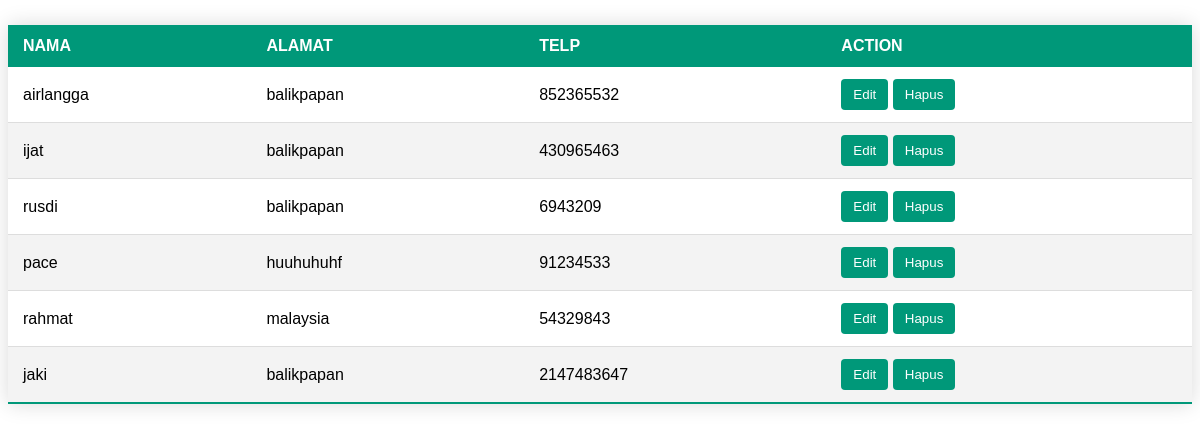
/penerbit_buku/index.php, run on the app's committed database.
### tables this page shows
CREATE TABLE `penerbit_buku` (
  `id_penerbit` int(11) NOT NULL,
  `nama` varchar(100) NOT NULL,
  `alamat` tinytext NOT NULL,
  `telp` int(12) NOT NULL
);

### penerbit_buku/index.php (the view, shortened to what this page needs)
<?php
$db_host = 'localhost';
$db_user = 'root';
$db_pass = '';
$db_name = 'perpus';
$conn = mysqli_connect($db_host, $db_user, $db_pass, $db_name);
$sql = 'SELECT id_penerbit, nama, alamat, telp
        FROM penerbit_buku';
$query = mysqli_query($conn, $sql);
echo '<table class="styled-table">
        <thead>
            <tr>
                <th>NAMA</th>
                <th>ALAMAT</th>
                <th>TELP</th>
                <th>ACTION</th>
            </tr>
        </thead>
        <tbody>';
while ($row = mysqli_fetch_array($query)) {
    echo '<tr>
            <td>' . $row['nama'] . '</td>
            <td>' . $row['alamat'] . '</td>
            <td>' . $row['telp'] . '</td>
            <td>
                <button class="btn-edit" onclick="editBook(' . $row['id_penerbit'] . ')">Edit</button>
                <button class="btn-delete" onclick="deleteBook(' . $row['id_penerbit'] . ')">Hapus</button>
            </td>
          </tr>';
}
echo '</tbody>
    </table>';
?>

### penerbit_buku/index.php (style rules this page uses)
.styled-table { width: 100%; border-collapse: collapse; margin: 25px 0; font-size: 1em; font-family: sans-serif; box-shadow: 0 0 20px rgba(0, 0, 0, 0.15); }
.styled-table thead tr { background-color: #009879; color: #ffffff; text-align: left; }
.styled-table th, .styled-table td { padding: 12px 15px; }
.styled-table tbody tr { border-bottom: 1px solid #dddddd; }
.styled-table tbody tr:nth-of-type(even) { background-color: #f3f3f3; }
.styled-table tbody tr:last-of-type { border-bottom: 2px solid #009879; }
.styled-table button { padding: 8px 12px; cursor: pointer; border: none; border-radius: 4px; background-color: #009879; color: white; }

### data on the page
penerbit_buku: nama "airlangga", alamat "balikpapan", telp "852365532"
penerbit_buku: nama "ijat", alamat "balikpapan", telp "430965463"
penerbit_buku: nama "rusdi", alamat "balikpapan", telp "6943209"
penerbit_buku: nama "pace", alamat "huuhuhuhf", telp "91234533"
penerbit_buku: nama "rahmat", alamat "malaysia", telp "54329843"
penerbit_buku: nama "jaki", alamat "balikpapan", telp "2147483647"
